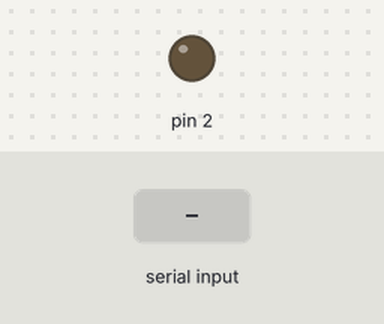
Bench run of a sketch on a simulated Arduino Uno, built with avr-gcc and run on an emulated ATmega328P. Parts: output pins drawn as LEDs (lit = HIGH). The test bench sets the inputs (shaded band).

Above: at 1.2 s.
1.3 s: "b" received over Serial
At 2.0 s:
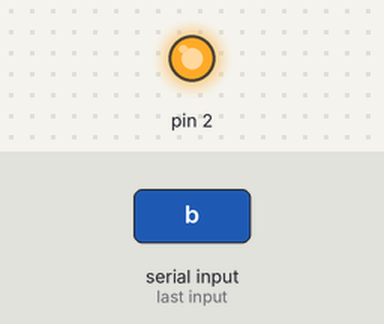
2.8 s: "a" received over Serial
At 3.2 s:
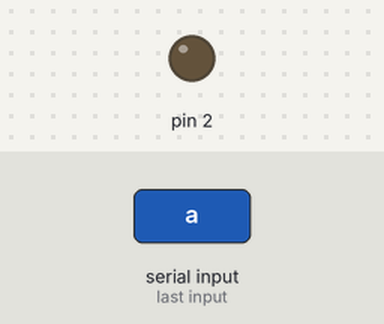
Timing chart, 0 to 5.8 s (numbered marks = the images above; inputs shaded):
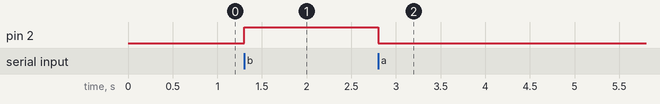

Measured:
- after the input at 1.3 s, pin 2: LOW → HIGH at once
- after the input at 2.8 s, pin 2: HIGH → LOW at once

The sketch:

Reto6_Arduino.ino
```cpp
char val;

void setup() {
Serial.begin(9600);
pinMode(2,OUTPUT);
}

void loop() {
if(Serial.available()){
  val=Serial.read();
}
if(val=='a'){
  digitalWrite(2,0);
}
else if(val== 'b'){
  digitalWrite(2,1);
}
}
```
